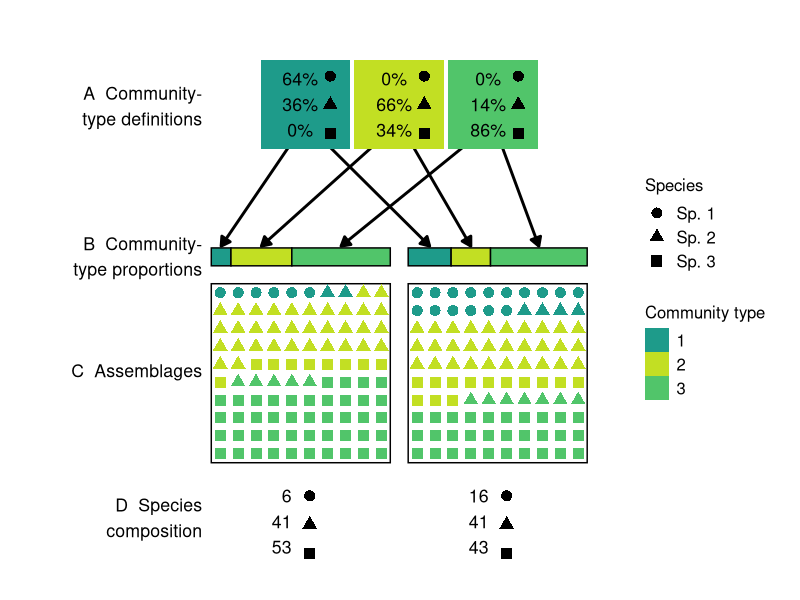
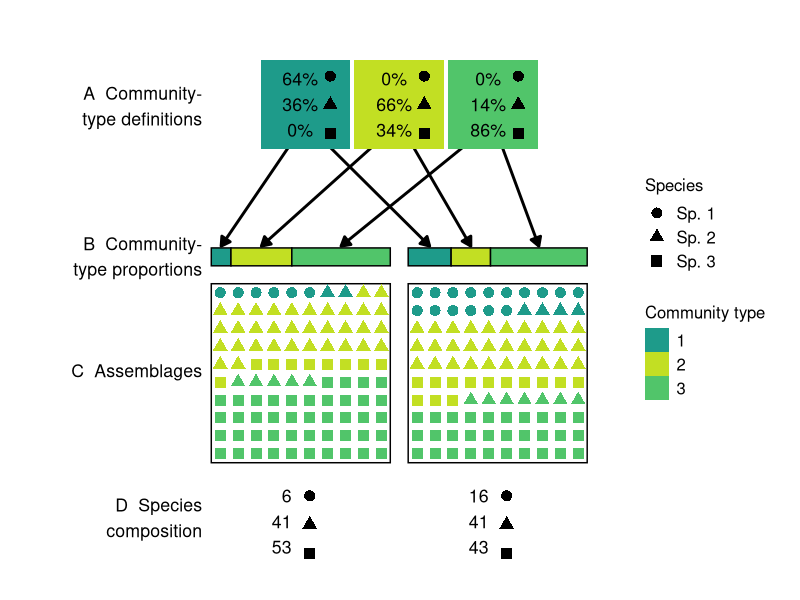

The R script that drew these images, in order:
library(tidyverse)
library(ggplot2)

N = 10^2
N_topics = 3
N_docs = 2
N_species = 3
alpha = 2
alpha_beta = .2

# From the 4-class PuOr palette on Colorbrewer2.org
colors = c('#e66101','#fdb863','#b2abd2','#5e3c99')[c(3, 1, 2)]
colors = viridis::viridis(12)[c(7, 11, 9)]


set.seed(21)
beta = matrix(c(0.64, 0.36, 0, 
                0, 0.66, 0.34, 
                0, .14, .86),
              N_topics, N_species, byrow = TRUE)

set.seed(1)
thetas = list(c(.11, .45, .44),
              c(.24, .46, .30))

zs = thetas %>% 
  map(~sample.int(n = N_topics, size = N, prob = .x, replace = TRUE))


pick_species = function(z){
  map_dbl(z, ~sample.int(n = N_species, size = 1, prob = beta[.x, ]))
}

assemblages = map(zs, pick_species)

get_xmin = function(doc){
  (doc - 1) * (sqrt(N) + 1)
}

labels = round(beta * 100) %>% 
  apply(1, list) %>% 
  flatten() %>% 
  map(~paste(.x, "%  ", sep = "")) %>% 
  map(paste, collapse = "\n") %>% 
  flatten_chr()

output = transpose(.l = list(doc = 1:N_docs,
                             z = zs, 
                             word = assemblages)) %>% 
  map(as_data_frame) %>% 
  bind_rows() %>% 
  arrange(doc, z, word) %>% 
  group_by(doc) %>% 
  mutate(x = get_xmin(doc) + rep(1:sqrt(N), sqrt(N)), 
         y = rep(sqrt(N):1, each = sqrt(N)))

rects = data_frame(
  xmin = get_xmin(seq_len(N_docs)) + .5,
  xmax = get_xmin(seq_len(N_docs)) + sqrt(N) + .5,
  ymin = rep(.5, 2),
  ymax = rep(.5 + sqrt(N), 2),
  fill = factor(1, levels = 1:N_topics),
  alpha = 0)

proportion_rects = lapply(1:N_docs,
                          function(i) {
                            data_frame(xmin = rects$xmin[i] + 
                                         c(0, thetas[[i]][-N_topics]) * sqrt(N),
                                       xmax = c(xmin[-1], rects$xmax[[i]]),
                                       ymin = sqrt(N) + 1.5,
                                       ymax = sqrt(N) + 2.5,
                                       fill = factor(1:N_topics),
                                       alpha = 1)
                          }) %>% 
  bind_rows()


topic_positions = seq(min(rects$xmin), max(rects$xmax), length = N_topics + 2)
topic_positions = topic_positions[-c(1, length(topic_positions))]


arrows = data_frame(
  x = rep(topic_positions, times = N_docs),
  y = max(proportion_rects$ymax) + 7,
  xend = (proportion_rects$xmin + proportion_rects$xmax) / 2,
  yend = .1 + max(proportion_rects$ymax),
  size = 1
)

counts = output %>% 
  group_by(doc, word) %>% 
  summarize(n = n()) %>% 
  group_by(doc) %>% 
  summarize(counts = paste0(n, collapse = "\n"))

composition_x = sqrt(N) * seq(0.5, N_docs - .5) + seq_len(N_docs)

left_labels = tribble(
  ~label,                  ~y,
  "A  Community-\ntype definitions",    max(arrows$y) + 2,
  "B  Community-\ntype proportions",    min(arrows$yend) + 0.5,
  "C  Assemblages",           sqrt(N)/2 + 1,
  "D  Species\ncomposition",   -1.5
)
point_size = 3.4

basic_plot = ggplot() +
  geom_segment(data = arrows, 
               aes(x = x, y = y, xend = xend, yend = yend), 
               arrow = arrow(type = "closed", length = unit(.1, "inches")),
               size = 1) + 
  geom_rect(data = bind_rows(rects, proportion_rects), 
            aes(xmin = xmin, xmax = xmax, 
                ymin = ymin, ymax = ymax, fill = fill, alpha = alpha),
            color = "black") + 
  geom_tile(data = arrows[1:N_topics, ], 
            aes(x = x, y = y + 1, height = sqrt(N) / 2, width = sqrt(N) / 2, 
                fill = factor(1:N_topics))) +
  geom_point(data = output, 
             aes(x = x,
                 y = y, 
                 color = factor(z), 
                 shape = factor(word)), 
             size = point_size) + 
  geom_point(aes(x = rep(composition_x, each = N_species),
                 shape = rep(factor(1:N_species), N_docs), 
                 y = rep(0.25 - 1.6 * (1:N_species), N_docs)),
             size = point_size) + 
  geom_point(aes(x = rep(unique(arrows$x) + 1.4, each = N_topics), 
                 y = rep(max(arrows$y) + 4.2 - 1.6 * (1:N_species), N_topics),
                 shape = rep(factor(1:N_species), N_topics)),
             size = point_size)

styled_plot = basic_plot + 
  scale_shape_discrete("Species", labels = paste("Sp.", 1:N_species)) + 
  scale_color_manual(values = colors, guide = FALSE) +
  scale_alpha_continuous(range = c(0, 1), guide = FALSE) +
  scale_fill_manual("Community type", values = colors) +
  theme(axis.text = element_blank(), axis.ticks = element_blank(), 
        panel.background = element_blank()) +
  coord_equal(xlim = c(-7, (sqrt(N) + 1) * N_docs),
              ylim = c(-4, max(arrows$y) + sqrt(N) / 2)) + 
  xlab("") +
  ylab("") +
  theme(legend.title = element_text(size = 12), 
        legend.text = element_text(size = 12))

final_plot = styled_plot + 
  geom_text(data = arrows[1:N_topics, ], 
            aes(x = x, y = y + 1, label = labels),
            size = 4.5) + 
  geom_text(data = left_labels, aes(x = 0, y = y, label = label), 
            size = 4.5, hjust = "right", vjust = "top") + 
  geom_text(aes(x = composition_x - 1, 
                y = -1, label = counts$counts), 
            size = 4.5, vjust = 1, hjust = 1)


final_plot
ggsave("explanatory.tiff", width = 8.5, height = 6)
